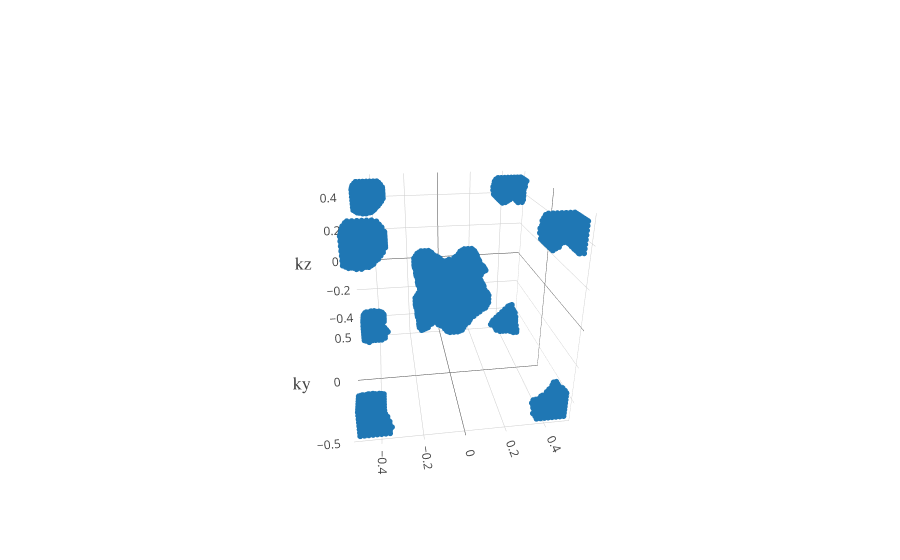

Notebook code cell kept with this figure:
### Code cell
trace1 = go.Scatter3d(
    x=edit_cart_qpts_df['kx [1/A]'].values,
    y=edit_cart_qpts_df['ky [1/A]'].values,
    z=edit_cart_qpts_df['kz [1/A]'].values,
    mode='markers',
    marker=dict(
        size=2,
        opacity=1
    )
)

data = [trace1]
layout = go.Layout(
                    scene = dict(
                    xaxis = dict(
                        title='kx',titlefont = dict(family='Oswald, monospace',size=18)),
                    yaxis = dict(
                        title='ky',titlefont = dict(family='Oswald, monospace',size=18)),
                    zaxis = dict(
                        title='kz',titlefont = dict(family='Oswald, monospace',size=18)),))
fig = go.Figure(data=data, layout=layout)
py.iplot(fig, filename='simple-3d-scatter')

### Figure 1 — Plotly figure (JSON) as saved in the notebook; plotly's stock layout.template omitted (floating-point values rounded to 4 significant figures; data arrays with more than 128 entries replaced by an {"elided": "..."} marker saying what was removed)
{"data": [{"marker": {"opacity": 1, "size": 2}, "mode": "markers", "type": "scatter3d", "uid": "b976813d-2920-4890-844e-181b507f0eb7", "x": {"elided": "21080 float values"}, "y": {"elided": "21080 float values"}, "z": {"elided": "21080 float values"}}], "layout": {"autosize": true, "scene": {"aspectmode": "auto", "aspectratio": {"x": 1, "y": 1, "z": 1}, "camera": {"center": {"x": 0, "y": 0, "z": 0}, "eye": {"x": -0.3045, "y": -2.1, "z": 0.9529}, "projection": {"type": "perspective"}, "up": {"x": 0, "y": 0, "z": 1}}, "xaxis": {"title": {"font": {"family": "Oswald, monospace", "size": 18}, "text": "kx"}, "type": "linear"}, "yaxis": {"title": {"font": {"family": "Oswald, monospace", "size": 18}, "text": "ky"}, "type": "linear"}, "zaxis": {"title": {"font": {"family": "Oswald, monospace", "size": 18}, "text": "kz"}, "type": "linear"}}}}
